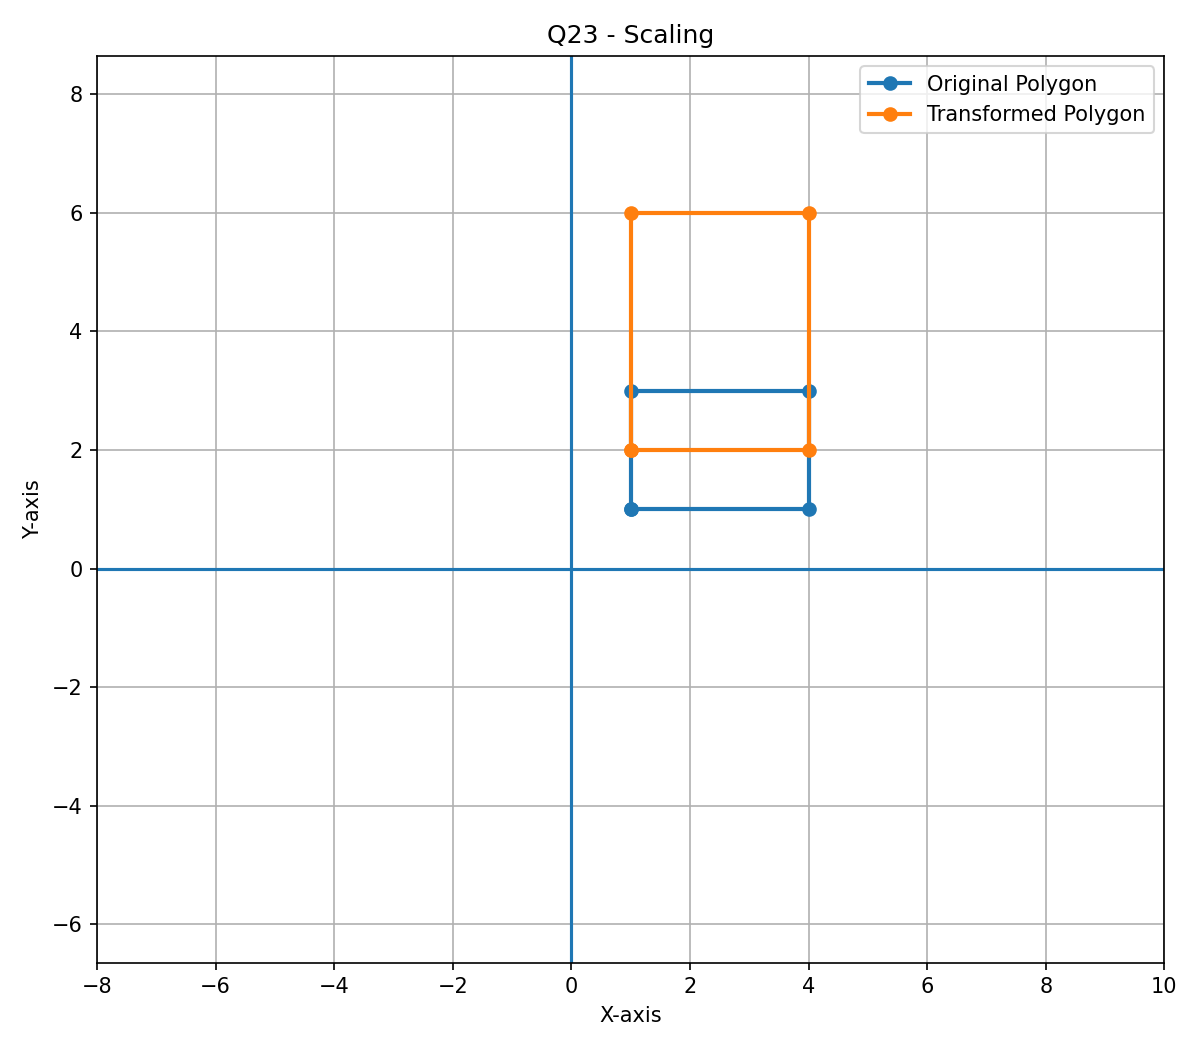

Source code (Python):
import os
import math
import numpy as np
import matplotlib.pyplot as plt


# ---------------------------------------------------------
# Single function to apply any transformation matrix
# ---------------------------------------------------------
def apply_transformation(matrix, points):
    """
    Apply a transformation matrix to all points.

    matrix -> 3x3 transformation matrix
    points -> points represented using homogeneous coordinates
    """

    transformed_points = []

    for point in points:
        new_point = matrix @ point
        transformed_points.append(new_point)

    return np.array(transformed_points)


# ---------------------------------------------------------
# Transformation matrices
# ---------------------------------------------------------

def translation(tx, ty):
    return np.array([
        [1, 0, tx],
        [0, 1, ty],
        [0, 0, 1]
    ], dtype=float)


def rotation(angle):
    theta = math.radians(angle)

    return np.array([
        [math.cos(theta), -math.sin(theta), 0],
        [math.sin(theta),  math.cos(theta), 0],
        [0, 0, 1]
    ], dtype=float)


def scaling(sx, sy):
    return np.array([
        [sx, 0, 0],
        [0, sy, 0],
        [0, 0, 1]
    ], dtype=float)


def reflection_y_equals_x():
    return np.array([
        [0, 1, 0],
        [1, 0, 0],
        [0, 0, 1]
    ], dtype=float)


def shearing(shx, shy):
    return np.array([
        [1, shx, 0],
        [shy, 1, 0],
        [0, 0, 1]
    ], dtype=float)


# ---------------------------------------------------------
# Original polygon
# ---------------------------------------------------------

polygon = np.array([
    [1, 1, 1],
    [4, 1, 1],
    [4, 3, 1],
    [1, 3, 1]
], dtype=float)


# ---------------------------------------------------------
# Display polygon
# ---------------------------------------------------------

def draw_polygon(points, label):

    x = points[:, 0]
    y = points[:, 1]

    # Close the polygon
    x = np.append(x, x[0])
    y = np.append(y, y[0])

    plt.plot(
        x,
        y,
        marker="o",
        linewidth=2,
        label=label
    )


# ---------------------------------------------------------
# Menu
# ---------------------------------------------------------

print("\n========== TRANSFORMATION MENU ==========")
print("1. Translation")
print("2. Rotation")
print("3. Scaling")
print("4. Reflection about y = x")
print("5. Shearing")
print("6. Exit")

choice = int(input("\nEnter your choice: "))


# ---------------------------------------------------------
# Select transformation
# ---------------------------------------------------------

if choice == 1:

    tx = float(input("Enter translation in X: "))
    ty = float(input("Enter translation in Y: "))

    M = translation(tx, ty)
    title = "Translation"


elif choice == 2:

    angle = float(input("Enter rotation angle: "))

    M = rotation(angle)
    title = "Rotation"


elif choice == 3:

    sx = float(input("Enter scaling factor X: "))
    sy = float(input("Enter scaling factor Y: "))

    M = scaling(sx, sy)
    title = "Scaling"


elif choice == 4:

    M = reflection_y_equals_x()
    title = "Reflection about y = x"


elif choice == 5:

    shx = float(input("Enter shearing factor X: "))
    shy = float(input("Enter shearing factor Y: "))

    M = shearing(shx, shy)
    title = "Shearing"


elif choice == 6:

    print("Program terminated.")
    exit()


else:

    print("Invalid choice.")
    exit()


# ---------------------------------------------------------
# Apply transformation using ONE function
# ---------------------------------------------------------

transformed_polygon = apply_transformation(
    M,
    polygon
)


# ---------------------------------------------------------
# Print matrices
# ---------------------------------------------------------

print("\nOriginal Points:")
print(polygon)

print("\nTransformation Matrix:")
print(M)

print("\nTransformed Points:")
print(transformed_polygon)


# ---------------------------------------------------------
# Plot result
# ---------------------------------------------------------

plt.figure(figsize=(8, 7))

draw_polygon(
    polygon,
    "Original Polygon"
)

draw_polygon(
    transformed_polygon,
    "Transformed Polygon"
)

# X-axis
plt.axhline(
    0,
    linewidth=1.5
)

# Y-axis
plt.axvline(
    0,
    linewidth=1.5
)

plt.grid(True)

plt.xlabel("X-axis")
plt.ylabel("Y-axis")

plt.title(
    "Q23 - " + title
)

plt.legend()

plt.axis("equal")

plt.xlim(-8, 10)
plt.ylim(-8, 10)

plt.tight_layout()


# ---------------------------------------------------------
# Save image
# ---------------------------------------------------------

folder = os.path.dirname(
    os.path.abspath(__file__)
)

output_path = os.path.join(
    folder,
    "Q23_single_matrix_function.png"
)

plt.savefig(
    output_path,
    dpi=150
)

plt.show()

print("\nOutput image saved at:")
print(output_path)
